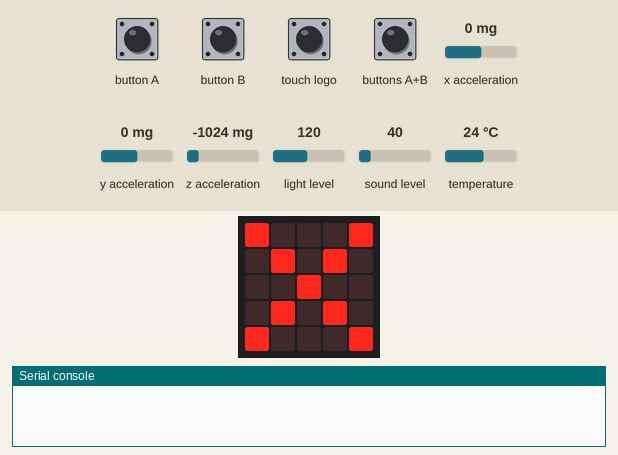
Bench run of a program on a simulated BBC micro:bit (MakeCode). Shown: the board's 5×5 LED display, the last lines printed to the serial console. The test bench sets the inputs (shaded band); at power-on: x acceleration 0 mg, y acceleration 0 mg, z acceleration -1024 mg, light level 120, sound level 40, temperature 24 °C. No radio messages arrive unless stated (any console line starting 'radio sent:' is added by the test bench); data-log rows are listed on the console.

Above: at 1.8 s.
1.9 s: touch logo pressed for 0.15 s
At 2.4 s:
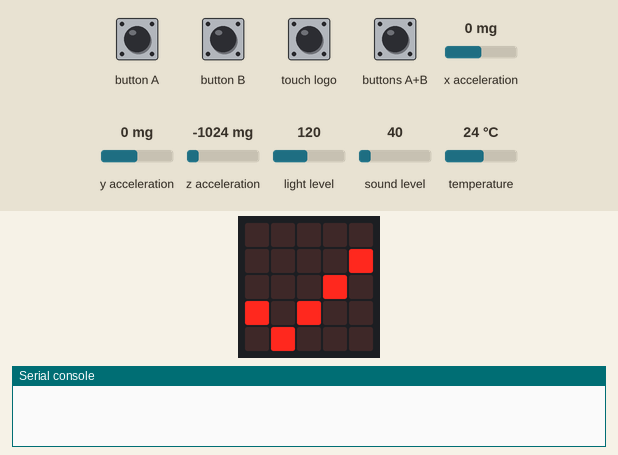
At 3.4 s:
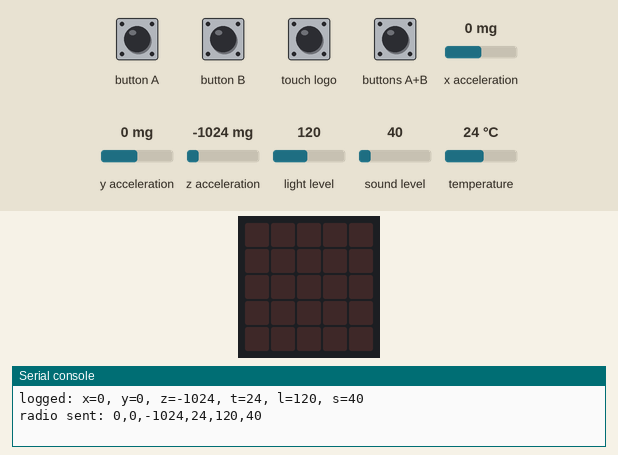
4.1 s: buttons A+B pressed for 0.15 s
At 4.42 s:
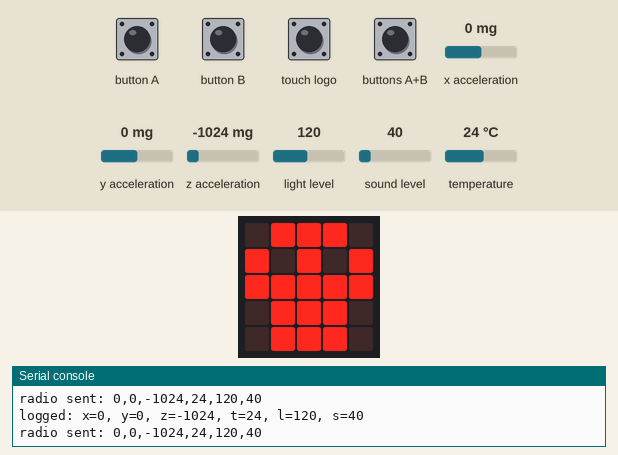
Timing chart, 0 to 7.1 s (numbered marks = the images above; inputs shaded):
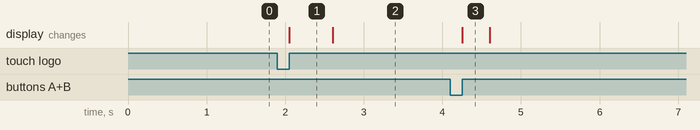

The program:

main.ts
```typescript
datalogger.onLogFull(function () {
    basic.showLeds(`
        # # # # #
        # # # # #
        # # # # #
        # # # # #
        # # # # #
        `)
})
input.onLogoEvent(TouchButtonEvent.Pressed, function () {
    if (logging) {
        logging = false
        basic.showIcon(IconNames.No)
    } else {
        logging = true
        basic.showIcon(IconNames.Yes)
    }
})
input.onButtonPressed(Button.AB, function () {
    basic.showIcon(IconNames.Skull)
    datalogger.deleteLog()
    datalogger.setColumnTitles(
    "x",
    "y",
    "z",
    "z",
    "t",
    "l",
    "s"
    )
})
let logging = false
logging = false
basic.showIcon(IconNames.No)
datalogger.setColumnTitles(
"x",
"y",
"z",
"z",
"t",
"l",
"s"
)
radio.setGroup(199)
loops.everyInterval(1000, function () {
    if (logging) {
        basic.clearScreen()
        datalogger.log(
        datalogger.createCV("x", input.acceleration(Dimension.X)),
        datalogger.createCV("y", input.acceleration(Dimension.Y)),
        datalogger.createCV("z", input.acceleration(Dimension.Z)),
        datalogger.createCV("t", input.temperature()),
        datalogger.createCV("l", input.lightLevel()),
        datalogger.createCV("s", input.soundLevel())
        )
        radio.sendString("" + input.acceleration(Dimension.X) + "," + input.acceleration(Dimension.Y) + "," + input.acceleration(Dimension.Z) + "," + input.temperature() + "," + input.lightLevel() + "," + input.soundLevel())
    }
})
```

test.ts
```typescript
// aquí va el archivo "tests"; esto no se compilará cuando este paquete se utilice como una extensión.
```

Measured:
- after the input at 1.9 s, the display: changes after 0.15 s (image 1)
- after the input at 4.1 s, the display: changes after 0.15 s (image 3)
- what the display in image 1 shows lasts 0.5 s, from 2.1 s to 2.6 s
